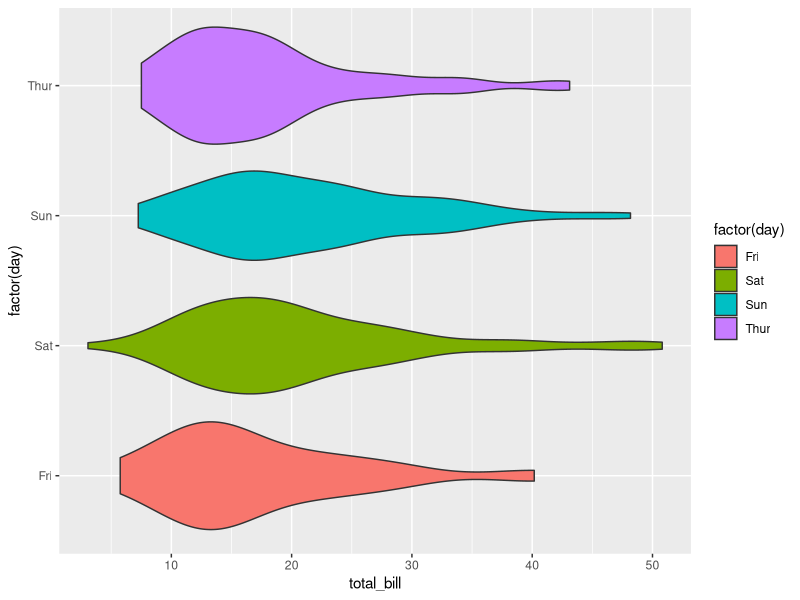

The R source for this figure:
library(ggplot2)
library(reshape2)

p <- ggplot(tips, aes(x=total_bill, y=factor(day), fill=factor(day)))
p = p + geom_violin()
